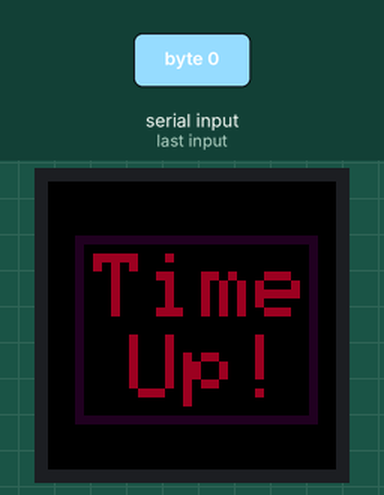
A sketch run on a simulated Arduino Uno, built with avr-gcc and run on an emulated ATmega328P. Shown: 32×32 colour display. The inputs (shaded band) are chosen by the test bench.

1.3 s: byte 0 (0) received over Serial
Above: at 7.2 s.
Timing chart, 0 to 8.7 s (numbered marks = the images above; inputs shaded):
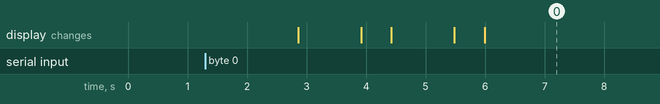

Measured:
- after the input at 1.3 s, the display: first changes after 1.6 s (image 0 shows a later state)

The sketch:

timer.ino
```cpp
/*
    timer.ino

    Counts down from a given time to zero, displaying when time is up,
    then turns itself off.

    Created October 16, 2020
    By Dylan P. Jackson

*/

#include <Adafruit_GFX.h>
#include <RGBmatrixPanel.h>

#define CLK 11
#define OE 9
#define LAT 10
#define A A0
#define B A1
#define C A2
#define D A3

RGBmatrixPanel matrix(A, B, C, D, CLK, LAT, OE, false);

void setup() {
    matrix.begin();
    Serial.begin(9600);
    matrix.fillRect(0, 0, 32, 32, matrix.Color333(0, 0, 0));
    matrix.setTextSize(3);
    matrix.setTextColor(matrix.Color333(1,0,3));
}

void loop(){
    if (Serial.available() > 0){
        int time = Serial.read();
        if (time > 0){
            delay(1000);
            if (time < 10){
                matrix.setTextSize(3);
                matrix.setCursor(9, 5);
            } else {
                matrix.setTextSize(2);
                matrix.setCursor(5, 9);
            }
            matrix.fillRect(0, 0, 32, 32, matrix.Color333(0, 0, 0));
            matrix.print(time);
            time --;
        } else if (time == 0){
            for (int i = 0; i < 3; i++){
                delay(1000);
                matrix.fillRect(0, 0, 32, 32, matrix.Color333(0, 0, 0));
                delay(500);
                matrix.setTextColor(matrix.Color333(4, 0, 1));
                matrix.setCursor(5, 8);
                matrix.setTextSize(0);
                matrix.print("Time");
                matrix.setCursor(9, 17);
                matrix.print("Up!");
            }
            time --;
            matrix.drawRect(3, 6, 27, 21, matrix.Color333(1, 0, 1));
            delay(10000);
            matrix.fillRect(0, 0, 32, 32, matrix.Color333(0, 0, 0));
        }
    }
}
```
